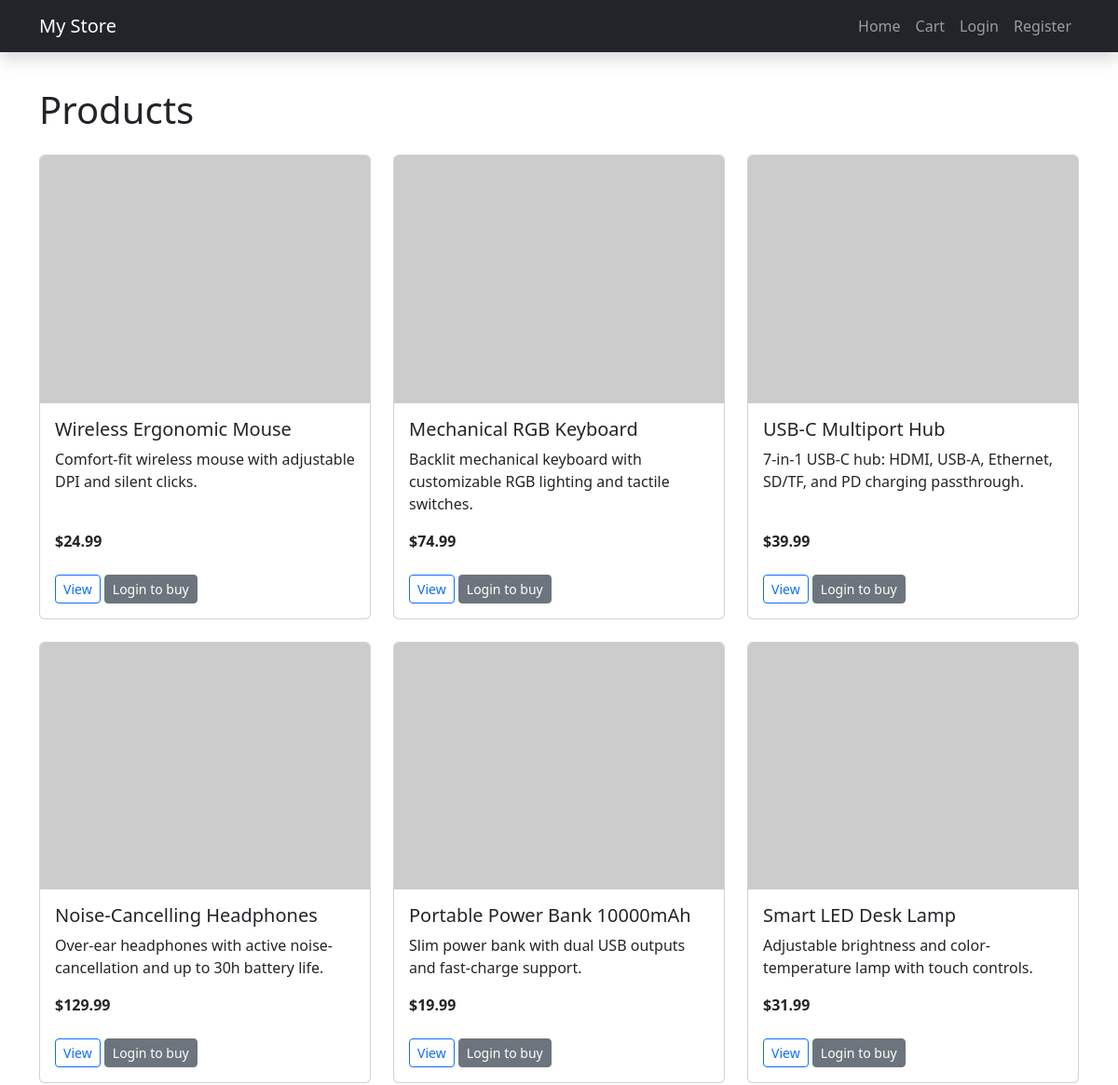
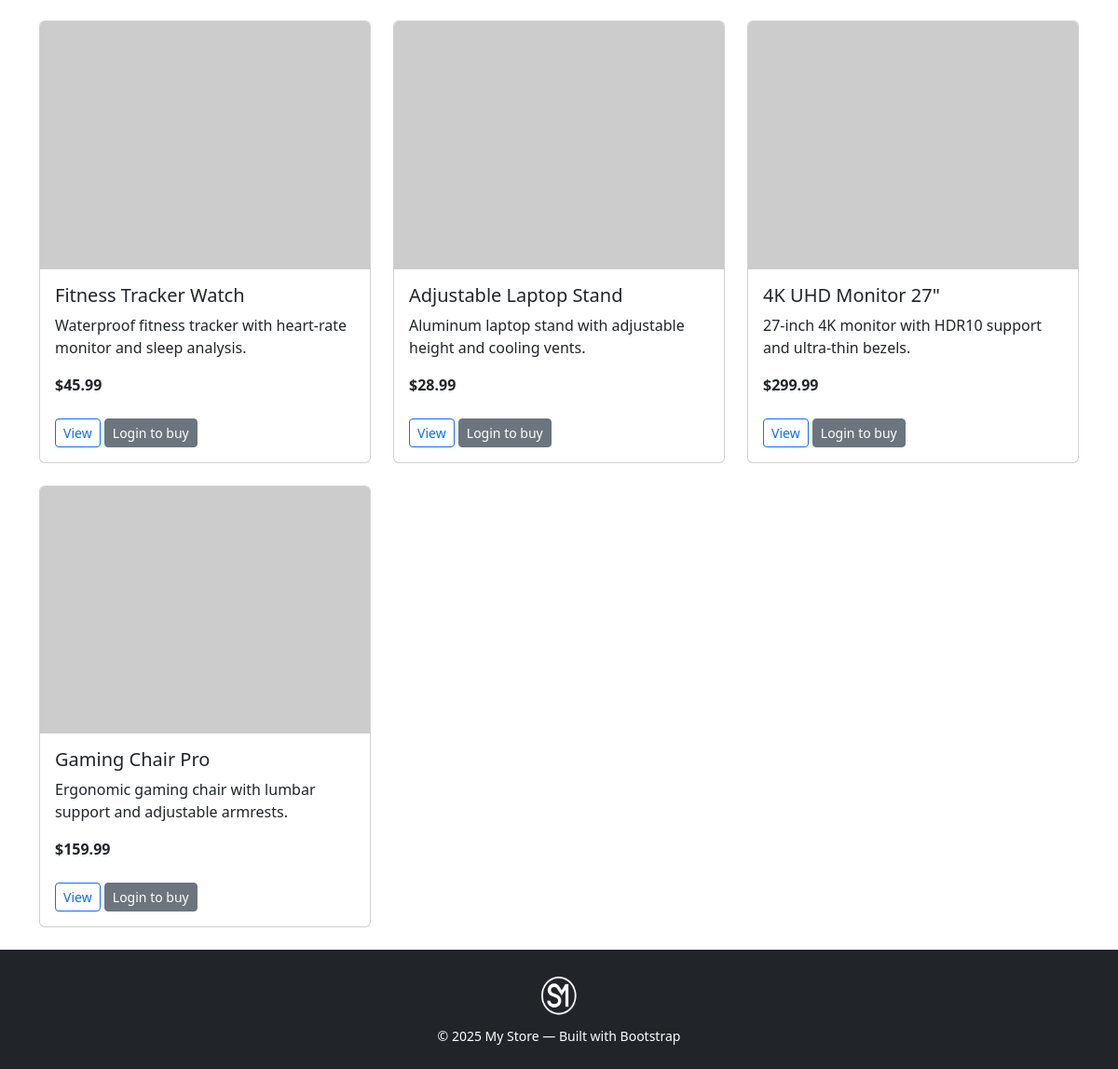
The page / on the database its author committed (2 pictures, top to bottom).
### models.py (models this page shows)
class Product(db.Model):
    __tablename__ = 'products'
    id          = db.Column(db.Integer, primary_key=True)
    name        = db.Column(db.String(100), nullable=False)
    description = db.Column(db.Text)
    price_cents = db.Column(db.Integer, nullable=False)  # stored in cents
    image_url   = db.Column(db.String(200))
    cart_items  = db.relationship('CartItem', backref='product', lazy='dynamic')
    order_items = db.relationship('OrderItem', backref='product', lazy='dynamic')

### app.py (the view)
    @app.route('/')
    def index():
        products = Product.query.all()
        return render_template('index.html', products=products)

### templates/index.html (shortened to what this page needs)
{% extends "layout.html" %}
{% block content %}
<h1 class="mb-4">Products</h1>
<div class="row">
  {% for product in products %}
  <div class="col-md-4 mb-4">
    <div class="card h-100">
      {% if product.image_url %}
      <img src="{{ product.image_url }}" class="card-img-top" alt="{{ product.name }}">
      {% endif %}
      <div class="card-body d-flex flex-column">
        <h5 class="card-title">{{ product.name }}</h5>
        <p class="card-text">{{ product.description|truncate(100) }}</p>
        <p class="mt-auto fw-bold">${{ '%.2f' % (product.price_cents / 100) }}</p>
        <div class="mt-2">
          <a href="{{ url_for('product', pid=product.id) }}" class="btn btn-sm btn-outline-primary">View</a>
          {% if current_user.is_authenticated %}
          <a href="{{ url_for('add_to_cart', pid=product.id) }}" class="btn btn-sm btn-primary">Add to cart</a>
          {% else %}
          <a href="{{ url_for('login') }}" class="btn btn-sm btn-secondary">Login to buy</a>
          {% endif %}
        </div>
      </div>
    </div>
  </div>
  {% endfor %}
</div>
{% endblock %}

### templates/layout.html (shortened to what this page needs)
<!DOCTYPE html>
<html lang="en">
<head>
  <link href="https://cdn.jsdelivr.net/npm/bootstrap@5/dist/css/bootstrap.min.css"
        rel="stylesheet">
</head>
<body>
  <nav class="navbar navbar-expand-lg navbar-dark bg-dark fixed-top shadow">
    <div class="container">
      <a class="navbar-brand" href="{{ url_for('index') }}">My Store</a>
      <div class="collapse navbar-collapse" id="mainNav">
        <ul class="navbar-nav ms-auto">
          <li class="nav-item"><a class="nav-link" href="{{ url_for('index') }}">Home</a></li>
          <li class="nav-item">
            <a class="nav-link" href="{{ url_for('cart') }}">
              Cart
            </a>
          </li>
          {% if current_user.is_authenticated %}
            <li class="nav-item"><a class="nav-link" href="{{ url_for('logout') }}">Logout</a></li>
          {% else %}
            <li class="nav-item"><a class="nav-link" href="{{ url_for('login') }}">Login</a></li>
            <li class="nav-item"><a class="nav-link" href="{{ url_for('register') }}">Register</a></li>
          {% endif %}
        </ul>
      </div>
    </div>
  </nav>
  <main class="container mt-4">
    {% block content %}{% endblock %}
  </main>
  <footer class="bg-dark text-white text-center py-4 mt-auto">
    <div class="container">
      <img
        src="{{ url_for('static', filename='img/logo_white.png') }}"
        alt="Site Logo"
        width="48"
        height="48"
        class="d-block mx-auto mb-2"
      >
      <small>&copy; {{ current_year }} My Store — Built with Bootstrap</small>
    </div>
  </footer>
</body>
</html>

### templates/layout.html (style rules this page uses)
body { padding-top: 70px; }

### rows shown on the page
Product: name "Wireless Ergonomic Mouse", description "Comfort-fit wireless mouse with adjustable DPI and silent clicks.", product.price_cents/100 "24.99"
Product: name "Mechanical RGB Keyboard", description "Backlit mechanical keyboard with customizable RGB lighting and tactile switches.", product.price_cents/100 "74.99"
Product: name "USB-C Multiport Hub", description "7-in-1 USB-C hub: HDMI, USB-A, Ethernet, SD/TF, and PD charging passthrough.", product.price_cents/100 "39.99"
Product: name "Noise-Cancelling Headphones", description "Over-ear headphones with active noise-cancellation and up to 30h battery life.", product.price_cents/100 "129.99"
Product: name "Portable Power Bank 10000mAh", description "Slim power bank with dual USB outputs and fast-charge support.", product.price_cents/100 "19.99"
Product: name "Smart LED Desk Lamp", description "Adjustable brightness and color-temperature lamp with touch controls.", product.price_cents/100 "31.99"
Product: name "Fitness Tracker Watch", description "Waterproof fitness tracker with heart-rate monitor and sleep analysis.", product.price_cents/100 "45.99"
Product: name "Adjustable Laptop Stand", description "Aluminum laptop stand with adjustable height and cooling vents.", product.price_cents/100 "28.99"
Product: name "4K UHD Monitor 27\"", description "27-inch 4K monitor with HDR10 support and ultra-thin bezels.", product.price_cents/100 "299.99"
Product: name "Gaming Chair Pro", description "Ergonomic gaming chair with lumbar support and adjustable armrests.", product.price_cents/100 "159.99"
